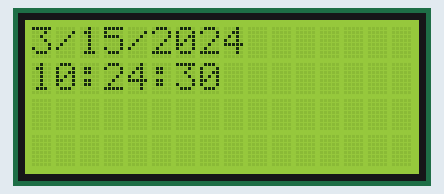
The sketch below on a simulated Arduino Uno, built with avr-gcc and run on an emulated ATmega328P. Parts: 16×4 character LCD. The local clock reads 2024-03-15 10:24:30 at power-on unless the sketch sets it.

Above: at 0.1 s.
At 4.2 s:
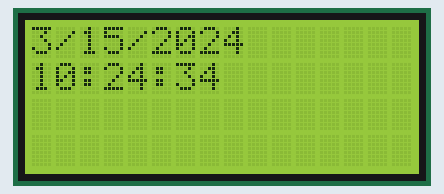
At 11.3 s:
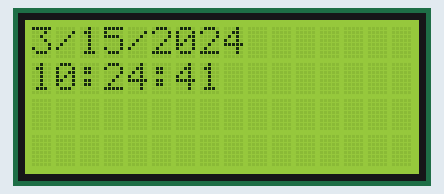
At 19.5 s:
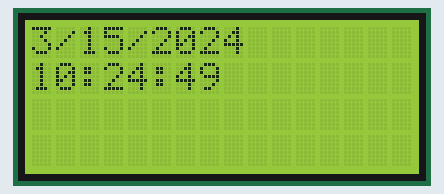
At 29.7 s:
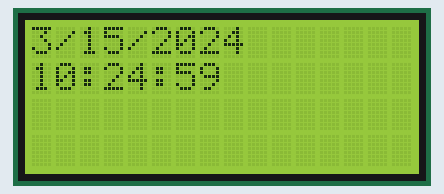
At 38.9 s:
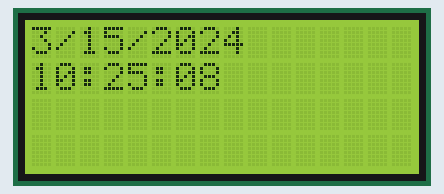

Measured:
- what the display in image 1 shows lasts 1.0 s, from 4.2 s to 5.2 s

The sketch:

RTCzerocorrection.ino
```cpp
#include <Wire.h>
#include <LiquidCrystal_I2C.h>
#include "RTClib.h"

RTC_DS3231 rtc;
LiquidCrystal_I2C lcd(0x3F,16,4);

void setup() {
  Serial.begin(9600);
  Wire.begin();
  rtc.begin();
  lcd.init();
  lcd.backlight();
}

void loop() {
  DateTime now = rtc.now();

  // Display the date and time on the LCD
  lcd.setCursor(0,0);
  lcd.print(now.month(), DEC);
  lcd.print('/');
  lcd.print(now.day(), DEC);
  lcd.print('/');
  lcd.print(now.year(), DEC);

  lcd.setCursor(0,1);
  lcd.print(now.hour(), DEC);
  lcd.print(':');
  if(now.minute() < 10) {
    lcd.print('0'); // add a leading zero if minute is less than 10
  }
  lcd.print(now.minute(), DEC);
  lcd.print(':');
  if(now.second() < 10) {
    lcd.print('0'); // add a leading zero if second is less than 10
  }
  lcd.print(now.second(), DEC);

  delay(1000);
}
```
